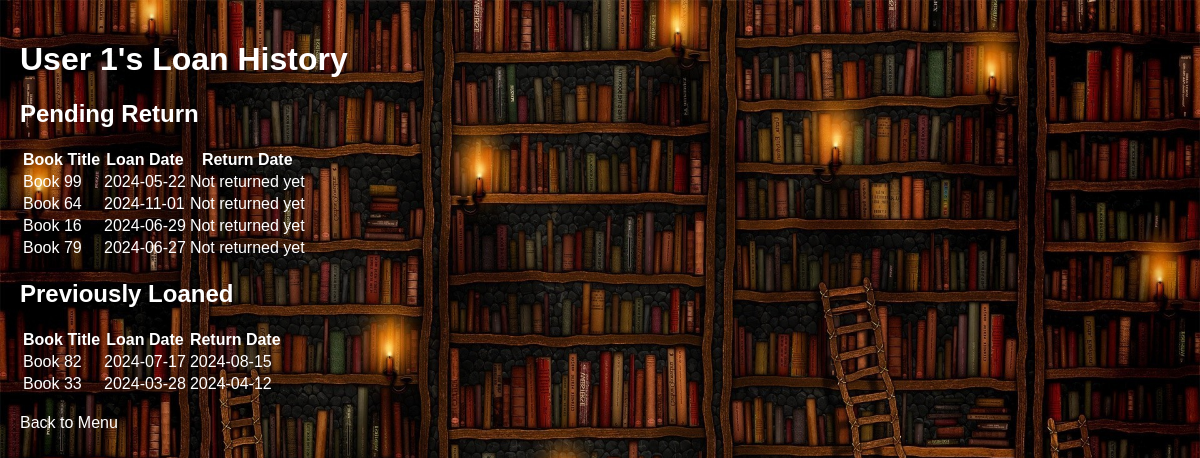
/user_loans/1, run on the app's committed database.
### initial.py (models this page shows)
class User(db.Model):
    id = db.Column(db.Integer, primary_key=True)
    name = db.Column(db.String(100), nullable=False)
    loans = db.relationship('Loan', backref='user', lazy=True)

class Loan(db.Model):
    id = db.Column(db.Integer, primary_key=True)
    book_id = db.Column(db.Integer, db.ForeignKey('book.id'), nullable=False)
    user_id = db.Column(db.Integer, db.ForeignKey('user.id'), nullable=False)
    loan_date = db.Column(db.Date, nullable=False)
    return_date = db.Column(db.Date, nullable=True)

class Book(db.Model):
    id = db.Column(db.Integer, primary_key=True)
    title = db.Column(db.String(100), nullable=False)
    author = db.Column(db.String(100), nullable=False)
    published_date = db.Column(db.String(10), nullable=False)
    status = db.Column(db.String(10), default="available")
    pages = db.Column(db.Integer, nullable=False, default=0)
    goodread_rating = db.Column(db.Float, nullable=False, default=0.0)
    loans = db.relationship('Loan', backref='book', lazy=True)     #backref to Loans

### initial.py (the view)
@app.route('/user_loans/<int:user_id>')
def user_loans(user_id):
    user = User.query.get(user_id)
    loans = Loan.query.filter_by(user_id=user_id).all()
    returned_loans = [loan for loan in loans if loan.return_date is not None]
    not_returned_loans = [loan for loan in loans if loan.return_date is None]
    returned_loans.sort(key=lambda loan: loan.return_date, reverse=True)
    return render_template('user_loans.html',
                           user=user,
                           returned_loans=returned_loans,
                           not_returned_loans=not_returned_loans)

### templates/user_loans.html (shortened to what this page needs)
<!DOCTYPE html>
<html lang="en">
<head>
    <link rel="stylesheet" href="{{ url_for('static', filename='style.css') }}">
</head>
<body>
    <h1>{{ user.name }}'s Loan History</h1>
    <h2>Pending Return</h2>
    {% if not_returned_loans %}
        <table>
            <thead>
                <tr>
                    <th>Book Title</th>
                    <th>Loan Date</th>
                    <th>Return Date</th>
                </tr>
            </thead>
            <tbody>
                {% for loan in not_returned_loans %}
                    <tr>
                        <td>{{ loan.book.title }}</td>
                        <td>{{ loan.loan_date }}</td>
                        <td>Not returned yet</td>
                    </tr>
                {% endfor %}
            </tbody>
        </table>
    {% else %}
        <p>No books are overdue or not returned yet.</p>
    {% endif %}
    <h2>Previously Loaned</h2>
    {% if returned_loans %}
        <table>
            <thead>
                <tr>
                    <th>Book Title</th>
                    <th>Loan Date</th>
                    <th>Return Date</th>
                </tr>
            </thead>
            <tbody>
                {% for loan in returned_loans %}
                    <tr>
                        <td>{{ loan.book.title }}</td>
                        <td>{{ loan.loan_date }}</td>
                        <td>{{ loan.return_date }}</td>
                    </tr>
                {% endfor %}
            </tbody>
        </table>
    {% else %}
        <p>No returned books.</p>
    {% endif %}
    <br>
    <a href="/">Back to Menu</a>
</body>
</html>

### static/style.css (style rules this page uses)
body { background-image: url('/static/background.jpg'); background-size: 100% 100%; background-position: center center; background-attachment: fixed; color: white; font-family: Arial, sans-serif; margin: 0; padding: 0; }
h1, h2, h3, p, a { color: white; }
a { text-decoration: none; }
body { padding: 20px; }

### data on the page
User: name "User 1"
Loan: book "Book 99", loan_date "2024-05-22"
Loan: book "Book 64", loan_date "2024-11-01"
Loan: book "Book 16", loan_date "2024-06-29"
Loan: book "Book 79", loan_date "2024-06-27"
Loan: book "Book 82", loan_date "2024-07-17", return_date "2024-08-15"
Loan: book "Book 33", loan_date "2024-03-28", return_date "2024-04-12"
